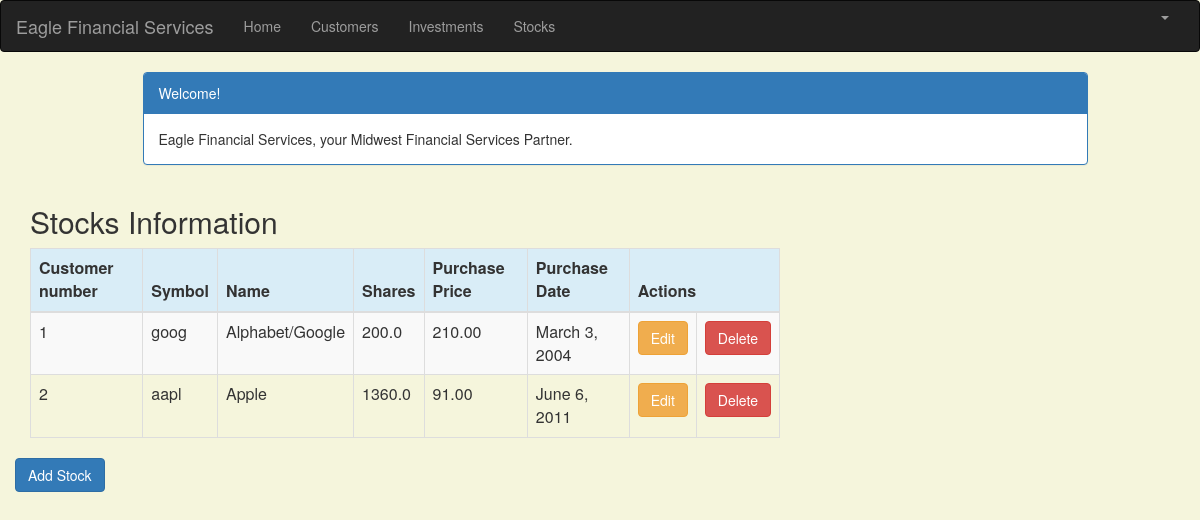
The app's page /stock_list (signed in), older data.
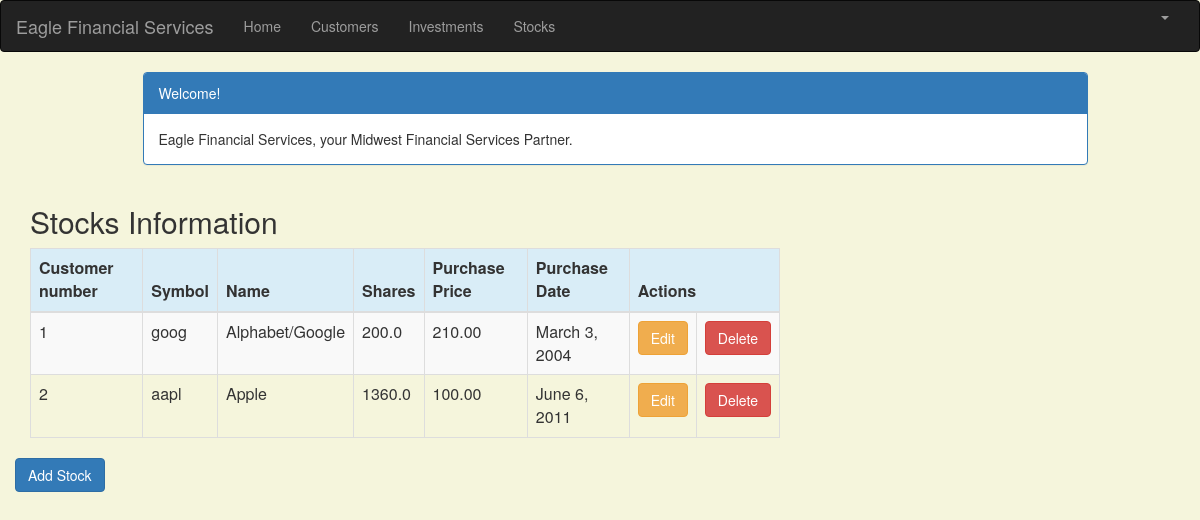
The same page, newer data.
### portfolio/models.py (models this page shows, shortened)
class Stock(models.Model):
    customer = models.ForeignKey(Customer, on_delete=models.CASCADE, related_name='stocks')
    symbol = models.CharField(max_length=10)
    name = models.CharField(max_length=50)
    shares = models.DecimalField (max_digits=10, decimal_places=1)
    purchase_price = models.DecimalField(max_digits=10, decimal_places=2)
    purchase_date = models.DateField(default=timezone.now, blank=True, null=True)

class Customer(models.Model):
    name = models.CharField(max_length=50)
    address = models.CharField(max_length=200)
    cust_number = models.IntegerField(blank=False, null=False)
    city = models.CharField(max_length=50)
    state = models.CharField(max_length=50)
    zipcode = models.CharField(max_length=10)
    email = models.EmailField(max_length=200)
    cell_phone = models.CharField(max_length=50)
    created_date = models.DateTimeField(
        default=timezone.now)
    updated_date = models.DateTimeField(auto_now_add=True)
    def __str__(self):
        return str(self.cust_number)

### portfolio/views.py (the view)
# urls.py: path('stock_list', views.stock_list, name='stock_list'),
@login_required
def stock_list(request):
   stocks = Stock.objects.filter(purchase_date__lte=timezone.now())
   return render(request, 'portfolio/stock_list.html', {'stocks': stocks})

### portfolio/templates/portfolio/stock_list.html (shortened to what this page needs)
{% extends 'portfolio/base.html' %}
{% block content %}
    <html>
    <head>
        <link rel="stylesheet" href="https://maxcdn.bootstrapcdn.com/bootstrap/3.3.4/css/bootstrap.min.css">
    </head>
    <body>
    <div class="container">
        <div class="row">
            <div class="col-md-10 col-md-offset-1">
                <div class="panel panel-primary">
                    <div class="panel-heading">Welcome!</div>
                    <div class="panel-body">
                        Eagle Financial Services, your Midwest Financial Services Partner.
                    </div>
                </div>
            </div>
        </div>
    </div>
    <div class="row">
        <h2 style="padding-left: 15Px">Stocks Information</h2>
    </div>
    <div>
        <table class="table table-striped table-bordered table-hover">
            <thead>
            <tr class="bg-info">
                <th>Customer number</th>
                <th>Symbol</th>
                <th>Name</th>
                <th>Shares</th>
                <th>Purchase Price</th>
                <th>Purchase Date</th>
                <th colspan="3">Actions</th>
            </tr>
            </thead>
            <tbody>
            {% for stock in stocks %}
                <tr>
                    <td>{{ stock.customer }}</td>
                    <td>{{ stock.symbol }}</td>
                    <td>{{ stock.name }}</td>
                    <td>{{ stock.shares }}</td>
                    <td>{{ stock.purchase_price }}</td>
                    <td>{{ stock.purchase_date }}</td>
                    <td><a href="{% url 'portfolio:stock_edit' pk=stock.pk %}"
                           class="btn btn-warning">Edit</a></td>
                    <td><a href="{% url 'portfolio:stock_delete' pk=stock.pk %}"
                           onclick="return confirm('Are you sure you want to delete?')"
                           class="btn btn-danger">Delete</a>
                    </td>
                </tr>
            {% endfor %}
            </tbody>
        </table>
     <div class="row">
            <a href="{% url 'portfolio:stock_new' %}" class="row"><span
                    class="btn btn-primary">Add Stock</span></a>
     </div>
    </div>
    </body>
    </html>
{% endblock %}

### portfolio/templates/portfolio/base.html (shortened to what this page needs)
{% load staticfiles %}
<html lang="en">
<head>
    <link rel="stylesheet" href="https://maxcdn.bootstrapcdn.com/bootstrap/3.3.7/css/bootstrap.min.css">
</head>
<body id="app-layout">
<nav class="navbar navbar-inverse">
    <div class="container-fluid">
        <div class="navbar-header">
            <a class="navbar-brand" href="/">
                Eagle Financial Services
            </a>
        </div>
        <div class="collapse navbar-collapse" id="myNavbar">
            <ul class="nav navbar-nav">
                <li><a href="{% url 'portfolio:home' %}">Home</a></li>
                <li><a href="{% url 'portfolio:customer_list' %}">Customers</a></li>
               <li><a href="{% url 'portfolio:investment_list' %}">Investments</a></li>
                <li><a href="{% url 'portfolio:stock_list' %}">Stocks</a></li>
            </ul>
            <ul class="nav navbar-nav navbar-right">
                {% if user.is_authenticated %}
                    <li class="dropdown">
                        <a href="#" class="dropdown-toggle" data-toggle="dropdown" role="button" aria-expanded="false">
                            <span class="caret"></span>
                        </a>
                    </li>
                {% else %}
                    <li><a href="{% url 'login' %}"><span class="glyphicon glyphicon-log-in"></span> Login</a></li>
                {% endif %}
            </ul>
        </div>
    </div>
</nav>
<div class="content container">
    <div class="row">
        <div class="col-md-8">
            {% block content %}{% endblock %}
        </div>
    </div>
</body>
</html>

### portfolio/templates/portfolio/base.html (style rules this page uses)
.navbar { margin-bottom: 0; border-radius: 0; }

### portfolio/templates/portfolio/stock_list.html (style rules this page uses)
body { background-color: beige; }

Row changes from the older to the newer data that the page shows:
changed Stock "aapl": purchase_price "91.00" → "100.00"
